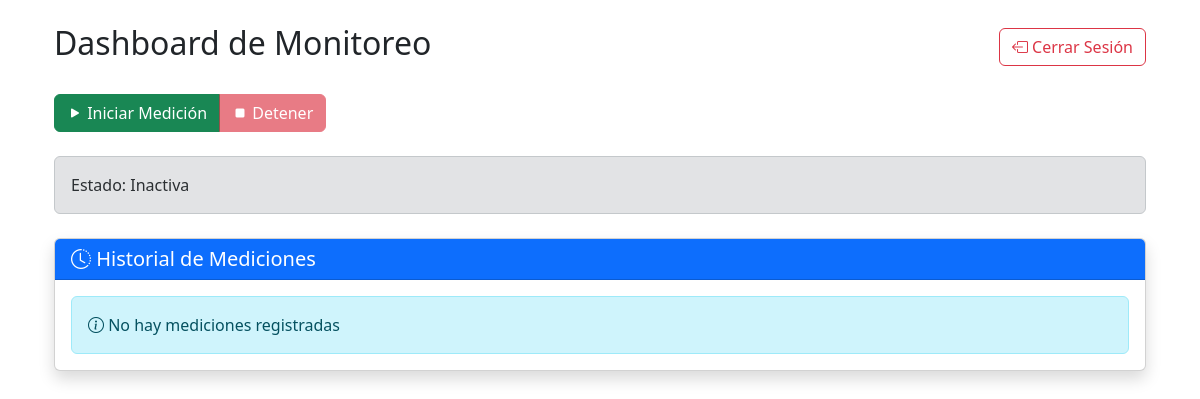
The app's page /dashboard/ (signed in), older data.
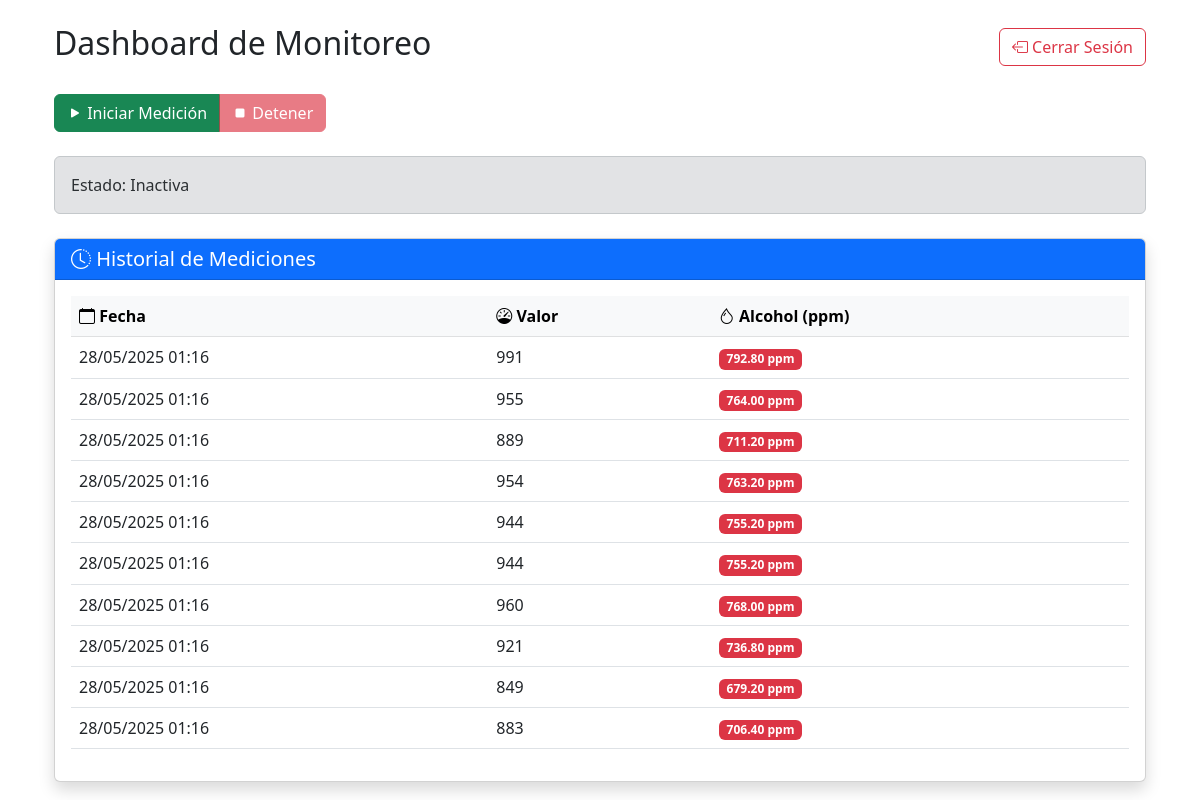
The same page, newer data.
### medidor/models.py (models this page shows, shortened)
class MuestraAlcohol(models.Model):
    empleado = models.ForeignKey(Empleado,on_delete=models.CASCADE,related_name='muestras', to_field='identificacion'  # ¡Clave para mantener relaciones existentes!
    )
    valor_analogico = models.IntegerField()
    voltaje = models.FloatField()
    alcohol_ppm = models.FloatField()
    fecha = models.DateTimeField(auto_now_add=True)
    class Meta:
        ordering = ['-fecha']
        verbose_name = 'Muestra de Alcohol'
        verbose_name_plural = 'Muestras de Alcohol'

### medidor/views.py (the view)
# urls.py: path('dashboard/', dashboard_view, name='dashboard'),
@login_required
def dashboard_view(request):
    muestras = MuestraAlcohol.objects.filter(empleado=request.user).order_by('-fecha')[:10]
    return render(request, 'dashboard.html', {
        'muestras': muestras,
        'medicion_activa': cache.get(f'medicion_activa_{request.user.id}', False)
    })

### medidor/templates/dashboard.html (shortened to what this page needs)
{% extends 'base.html' %}
{% load static %}
{% block content %}
<div class="container mt-4">
    <div class="d-flex justify-content-between align-items-center mb-4">
        <h2>Dashboard de Monitoreo</h2>
        <form action="{% url 'logout' %}" method="post">
            <button type="submit" class="btn btn-outline-danger">
                <i class="bi bi-box-arrow-left"></i> Cerrar Sesión
            </button>
        </form>
    </div>
    <div class="btn-group mb-4" role="group">
        <button id="btnIniciar" class="btn btn-success {% if medicion_activa %}disabled{% endif %}">
            <i class="bi bi-play-fill"></i> Iniciar Medición
        </button>
        <button id="btnDetener" class="btn btn-danger {% if not medicion_activa %}disabled{% endif %}">
            <i class="bi bi-stop-fill"></i> Detener
        </button>
    </div>
    <div id="estadoMedicion" class="alert {% if medicion_activa %}alert-success{% else %}alert-secondary{% endif %} mb-4">
        Estado: {% if medicion_activa %}Activa{% else %}Inactiva{% endif %}
    </div>
    <div class="card shadow">
        <div class="card-header bg-primary text-white">
            <h5 class="mb-0"><i class="bi bi-clock-history"></i> Historial de Mediciones</h5>
        </div>
        <div class="card-body">
            {% if muestras %}
            <div class="table-responsive">
                <table class="table table-hover">
                    <thead class="table-light">
                        <tr>
                            <th><i class="bi bi-calendar"></i> Fecha</th>
                            <th><i class="bi bi-speedometer"></i> Valor</th>
                            <th><i class="bi bi-droplet"></i> Alcohol (ppm)</th>
                        </tr>
                    </thead>
                    <tbody>
                        {% for muestra in muestras %}
                        <tr>
                            <td>{{ muestra.fecha|date:"d/m/Y H:i" }}</td>
                            <td>{{ muestra.valor_analogico }}</td>
                            <td>
                                <span class="badge bg-{% if muestra.alcohol_ppm > 50 %}danger{% else %}success{% endif %}">
                                    {{ muestra.alcohol_ppm|floatformat:2 }} ppm
                                </span>
                            </td>
                        </tr>
                        {% endfor %}
                    </tbody>
                </table>
            </div>
            {% else %}
            <div class="alert alert-info mb-0">
                <i class="bi bi-info-circle"></i> No hay mediciones registradas
            </div>
            {% endif %}
        </div>
    </div>
</div>
{% endblock %}

### medidor/templates/base.html (shortened to what this page needs)
{% load crispy_forms_tags %}
<!DOCTYPE html>
<html lang="es">
<head>
    <link href="https://cdn.jsdelivr.net/npm/bootstrap@5.3.0/dist/css/bootstrap.min.css" rel="stylesheet">
</head>
<body>
    <div class="container mt-4">
        {% block content %}{% endblock %}
    </div>
    <link rel="stylesheet" href="https://cdn.jsdelivr.net/npm/bootstrap-icons@1.8.0/font/bootstrap-icons.css">
</body>
</html>

Row changes from the older to the newer data that the page shows:
added MuestraAlcohol: fecha "28/05/2025 01:16", valor_analogico "991", alcohol_ppm "792.80"
added MuestraAlcohol: fecha "28/05/2025 01:16", valor_analogico "955", alcohol_ppm "764.00"
added MuestraAlcohol: fecha "28/05/2025 01:16", valor_analogico "889", alcohol_ppm "711.20"
added MuestraAlcohol: fecha "28/05/2025 01:16", valor_analogico "954", alcohol_ppm "763.20"
added MuestraAlcohol: fecha "28/05/2025 01:16", valor_analogico "944", alcohol_ppm "755.20"
added MuestraAlcohol: fecha "28/05/2025 01:16", valor_analogico "944", alcohol_ppm "755.20"
added MuestraAlcohol: fecha "28/05/2025 01:16", valor_analogico "960", alcohol_ppm "768.00"
added MuestraAlcohol: fecha "28/05/2025 01:16", valor_analogico "921", alcohol_ppm "736.80"
added MuestraAlcohol: fecha "28/05/2025 01:16", valor_analogico "849", alcohol_ppm "679.20"
added MuestraAlcohol: fecha "28/05/2025 01:16", valor_analogico "883", alcohol_ppm "706.40"
Text that changed along with them:
text no longer shown: "No hay mediciones registradas"
text now shown: "Fecha Valor Alcohol (ppm)"
